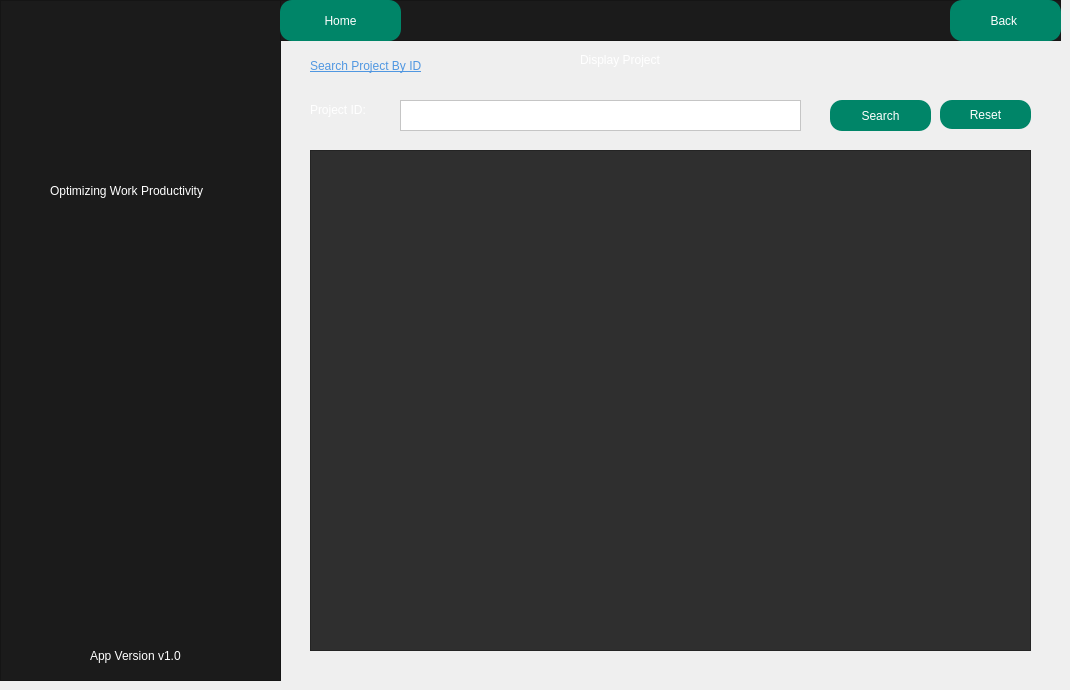
    <widget class="QWidget" name="DisplayProject">
     <widget class="QFrame" name="frame_33">
      <property name="geometry">
       <rect>
        <x>0</x>
        <y>0</y>
        <width>281</width>
        <height>681</height>
       </rect>
      </property>
      <property name="styleSheet">
       <string notr="true">background-color:rgba(27,27,27,255);</string>
      </property>
      <property name="frameShape">
       <enum>QFrame::StyledPanel</enum>
      </property>
      <property name="frameShadow">
       <enum>QFrame::Raised</enum>
      </property>
      <widget class="QLabel" name="label_127">
       <property name="geometry">
        <rect>
         <x>10</x>
         <y>10</y>
         <width>261</width>
         <height>151</height>
        </rect>
       </property>
       <property name="text">
        <string/>
       </property>
       <property name="pixmap">
        <pixmap resource="../resource.qrc">:/pics/picture/people.png</pixmap>
       </property>
       <property name="scaledContents">
        <bool>true</bool>
       </property>
      </widget>
      <widget class="QLabel" name="label_129">
       <property name="geometry">
        <rect>
         <x>50</x>
         <y>180</y>
         <width>201</width>
         <height>21</height>
        </rect>
       </property>
       <property name="styleSheet">
        <string notr="true">color: rgb(255, 255, 255);
font: italic 9pt &quot;Segoe UI&quot;;</string>
       </property>
       <property name="text">
        <string>Optimizing Work Productivity</string>
       </property>
      </widget>
      <widget class="QLabel" name="label_130">
       <property name="geometry">
        <rect>
         <x>90</x>
         <y>640</y>
         <width>121</width>
         <height>31</height>
        </rect>
       </property>
       <property name="styleSheet">
        <string notr="true">color:white;</string>
       </property>
       <property name="text">
        <string>App Version v1.0</string>
       </property>
      </widget>
     </widget>
     <widget class="QFrame" name="frame_32">
      <property name="geometry">
       <rect>
        <x>280</x>
        <y>0</y>
        <width>781</width>
        <height>41</height>
       </rect>
      </property>
      <property name="styleSheet">
       <string notr="true">background-color:rgba(27,27,27,255);</string>
      </property>
      <property name="frameShape">
       <enum>QFrame::StyledPanel</enum>
      </property>
      <property name="frameShadow">
       <enum>QFrame::Raised</enum>
      </property>
      <widget class="QPushButton" name="homebutton_10">
       <property name="geometry">
        <rect>
         <x>670</x>
         <y>0</y>
         <width>111</width>
         <height>41</height>
        </rect>
       </property>
       <property name="styleSheet">
        <string notr="true">border-radius:12px;
background-color:rgba(0,133,104,255);
color:white;</string>
       </property>
       <property name="text">
        <string>Back </string>
       </property>
      </widget>
      <widget class="QPushButton" name="homebutton_24">
       <property name="geometry">
        <rect>
         <x>0</x>
         <y>0</y>
         <width>121</width>
         <height>41</height>
        </rect>
       </property>
       <property name="styleSheet">
        <string notr="true">border-radius:12px;
background-color:rgba(0,133,104,255);
color:white;</string>
       </property>
       <property name="text">
        <string>Home</string>
       </property>
      </widget>
     </widget>
     <widget class="QLabel" name="label_126">
      <property name="geometry">
       <rect>
        <x>580</x>
        <y>50</y>
        <width>121</width>
        <height>20</height>
       </rect>
      </property>
      <property name="styleSheet">
       <string notr="true">color:white;</string>
      </property>
      <property name="text">
       <string>Display Project</string>
      </property>
     </widget>
     <widget class="QPlainTextEdit" name="projectid">
      <property name="geometry">
       <rect>
        <x>400</x>
        <y>100</y>
        <width>401</width>
        <height>31</height>
       </rect>
      </property>
      <property name="styleSheet">
       <string notr="true">color:black;
background-color: rgba(255,255,255,255);
</string>
      </property>
     </widget>
     <widget class="QLabel" name="label_132">
      <property name="geometry">
       <rect>
        <x>310</x>
        <y>100</y>
        <width>81</width>
        <height>20</height>
       </rect>
      </property>
      <property name="styleSheet">
       <string notr="true">color:white;
font: 10pt &quot;Tahoma&quot;;</string>
      </property>
      <property name="text">
       <string>Project ID:</string>
      </property>
     </widget>
     <widget class="QPushButton" name="pushButton_38">
      <property name="geometry">
       <rect>
        <x>830</x>
        <y>100</y>
        <width>101</width>
        <height>31</height>
       </rect>
      </property>
      <property name="styleSheet">
       <string notr="true">border-radius:12px;
background-color:rgba(0,133,104,255);
color:white;</string>
      </property>
      <property name="text">
       <string>Search</string>
      </property>
     </widget>
     <widget class="QLabel" name="label_131">
      <property name="geometry">
       <rect>
        <x>310</x>
        <y>50</y>
        <width>221</width>
        <height>31</height>
       </rect>
      </property>
      <property name="styleSheet">
       <string notr="true">color: rgb(80, 151, 225);

font: italic 13pt &quot;Times New Roman&quot;;
text-decoration: underline;</string>
      </property>
      <property name="text">
       <string>Search Project By ID</string>
      </property>
     </widget>
     <widget class="QPushButton" name="pushButton_59">
      <property name="geometry">
       <rect>
        <x>940</x>
        <y>100</y>
        <width>91</width>
        <height>29</height>
       </rect>
      </property>
      <property name="styleSheet">
       <string notr="true">border-radius:12px;
background-color:rgba(0,133,104,255);
color:white;</string>
      </property>
      <property name="text">
       <string>Reset</string>
      </property>
     </widget>
     <widget class="QTableView" name="searchprojecttable">
      <property name="geometry">
       <rect>
        <x>310</x>
        <y>150</y>
        <width>721</width>
        <height>501</height>
       </rect>
      </property>
      <property name="styleSheet">
       <string notr="true">QTableView {
    font: 11pt &quot;Arial&quot;;
    background-color: #2f2f2f; /* dark gray */
    alternate-row-color: #3f3f3f; /* slightly lighter dark gray */
}

QTableView::item {
    color: white; /* white text */
    background-color: #2f2f2f; /* dark gray */
    selection-color: white; /* white text on selection */
    selection-background-color: #4f4f4f; /* slightly lighter dark gray on selection */
}

/* Common section styling */
QHeaderView::section {
    font: bold 11pt &quot;Arial&quot;; /* Ensure consistent font settings */
    border: 1px solid #1b1b1b; /* Optional: to define the border */
}

/* Horizontal header styling */
QHeaderView::section:horizontal {
    color: white; /* white text */
    background-color: #1b1b1b; /* black background */
}

/* Vertical header styling */
QHeaderView::section:vertical {
    color: white; /* white text */
    background-color: #3b3b3b; /* different color for vertical header */
}

/* Corner button styling */
QTableCornerButton::section {
    color: white; /* white text */
    background-color: #1b1b1b; /* black background */
}
</string>
      </property>
     </widget>
    </widget>
